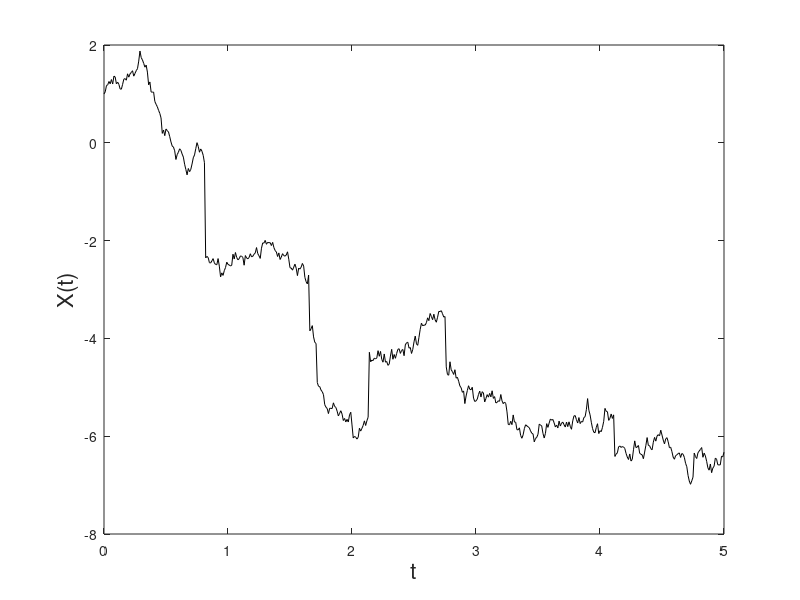
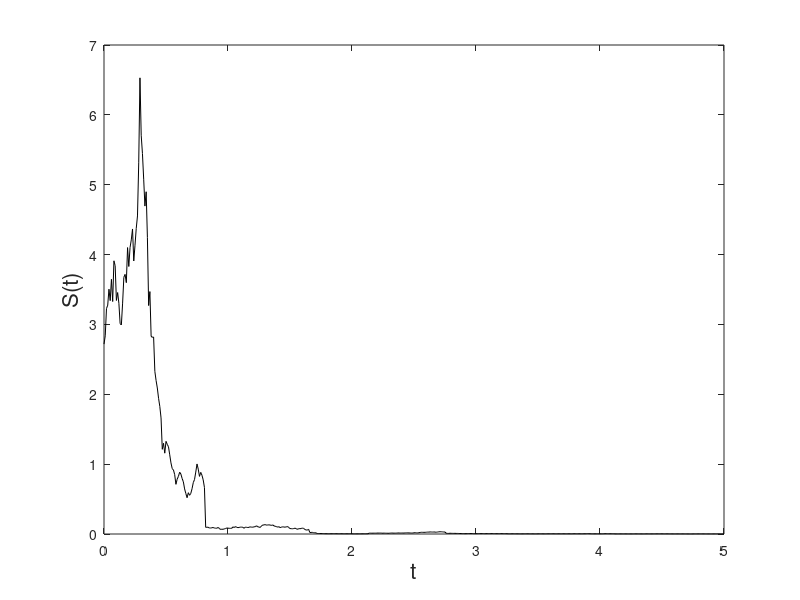

Write the MATLAB code that produced these figures, in order.
% set all the coefficients and initial value
n=500; % number of subintervals
T=5; dt=T/n; mu=0.5; sigma=1;
lambda=2;  a=0; b=2;
X(1)=1;
% define every time point
for i=1:n+1
    t(i)=(i-1)*dt;
end
% main loop of simulating X(t)
for i=1:n
    N=poissrnd(lambda*dt); % generate Poisson random variable with coefficient lambda*dt
    M=0; %the situation when N=0
    %the situation when N is not 0
    if N ~= 0
        M=a*N+b*sqrt(N)*randn; %M has lognormal distribution
    end
    %recursion of X
    X(i+1)=X(i)+(mu-0.5*sigma^2)*dt+sigma*sqrt(dt)*randn+M;
end
% to plot X against t
figure
plot(t,X,'-k')
xlabel('t','FontSize',16)
ylabel('X(t)','FontSize',16,'Rotation',90)
% to plot S against t
figure
plot(t,exp(X),'-k')
xlabel('t','FontSize',16)
ylabel('S(t)','FontSize',16,'Rotation',90)
